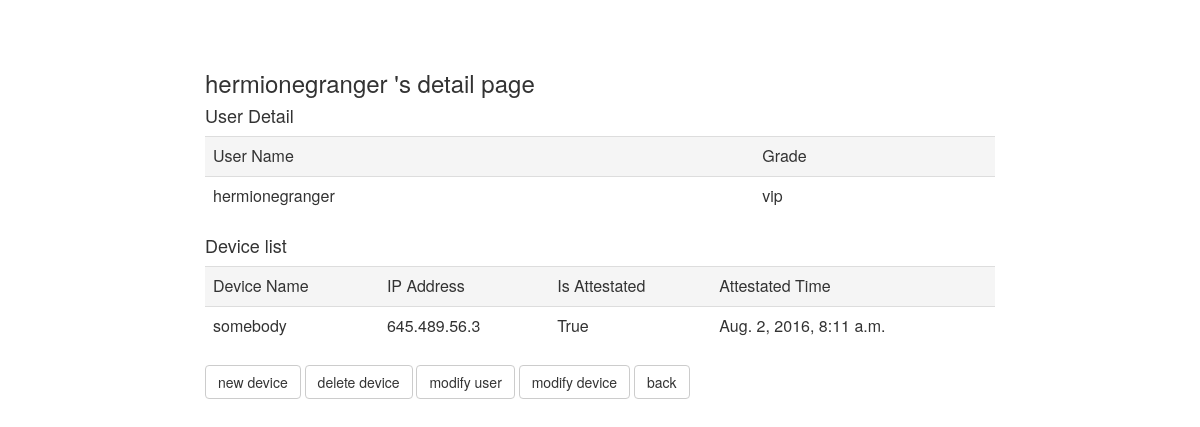
The app's page /mainpage/10/, older data.
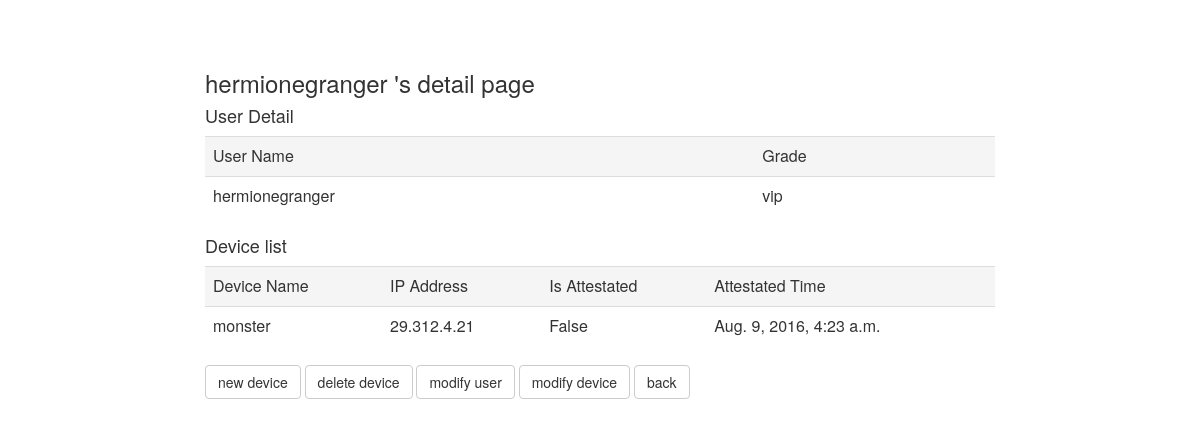
The same page, newer data.
### mainpage/models.py (models this page shows, shortened)
class Users(models.Model):
	user_name = models.CharField(max_length=200)
	grade = models.CharField(max_length=200)

class Devices(models.Model):
	device_name = models.CharField(max_length=200)
	ip = models.CharField(max_length=20)
	is_attestated = models.BooleanField(default=False)
	attestated_time = models.DateTimeField('date published', null=True)
	user = models.ForeignKey(Users)

### mainpage/views.py (the view)
# urls.py: url(r'^(?P<users_id>[0-9]+)/$', views.user_detail, name='user_detail'),
def user_detail(request, users_id):
	devices_list = Devices.objects.filter(user=users_id)
	template = loader.get_template('mainpage/user_detail.html')
	context = {
		'devices_list' : devices_list,
		'userinput' : Users.objects.get(id=users_id),
	}
	return HttpResponse(template.render(context, request))

### mainpage/templates/mainpage/user_detail.html (shortened to what this page needs)
<head>
	<link rel="stylesheet" href="https://maxcdn.bootstrapcdn.com/bootstrap/3.3.7/css/bootstrap.min.css">
</head>
<body style='margin-top:50px'>
<div class="row">
  	<div class="col-md-2"></div>
  	<div class="col-md-8">
	<h3> {{userinput.user_name}} 's detail page</h3>
	<h4> User Detail </h4>
	<table class="table">
	<tr class="active"><td>User Name</td><td>Grade</td></tr>
	<tr><td>{{userinput.user_name}}</td><td>{{userinput.grade}}</td></tr>
	</table>
	{% if devices_list %}
	<h4> Device list </h4>
	<table class="table">
	<tr class="active"><td>Device Name</td><td>IP Address</td><td>Is Attestated</td><td>Attestated Time</td></tr>
		<ul>
		{% for device in devices_list %}
		<tr>
			<td>{{device.device_name}}</td>
			<td>{{device.ip}}</td>
			<td>{{device.is_attestated}}</td>
			<td>{{device.attestated_time}}</td>
		</tr>
		{% endfor %}
		</ul>
	</table>
	{% else %}
		<p> no devices </p>
	{% endif %}
	<a class="btn btn-default" href="/mainpage/{{userinput.id}}/device/write/" role="button">new device</a>
	<a class="btn btn-default" href="/mainpage/{{userinput.id}}/delete/device_check" role="button">delete device</a>
	<a class="btn btn-default" href="/mainpage/{{userinput.id}}/modify/" role="button">modify user</a>
	{% if devices_list %}
		<a class="btn btn-default" href="/mainpage/{{userinput.id}}/modify/device/check" role="button">modify device</a>
	{% endif %}
	<a class="btn btn-default" href="/mainpage/" role="button">back</a>
	</div>
	<div class="col-md-2"></div>
</div>
</body>

Row changes from the older to the newer data that the page shows:
removed Devices: device_name "somebody", ip "645.489.56.3", is_attestated "True", attestated_time "Aug. 2, 2016, 8:11 a.m."
added Devices: device_name "monster", ip "29.312.4.21", is_attestated "False", attestated_time "Aug. 9, 2016, 4:23 a.m."
